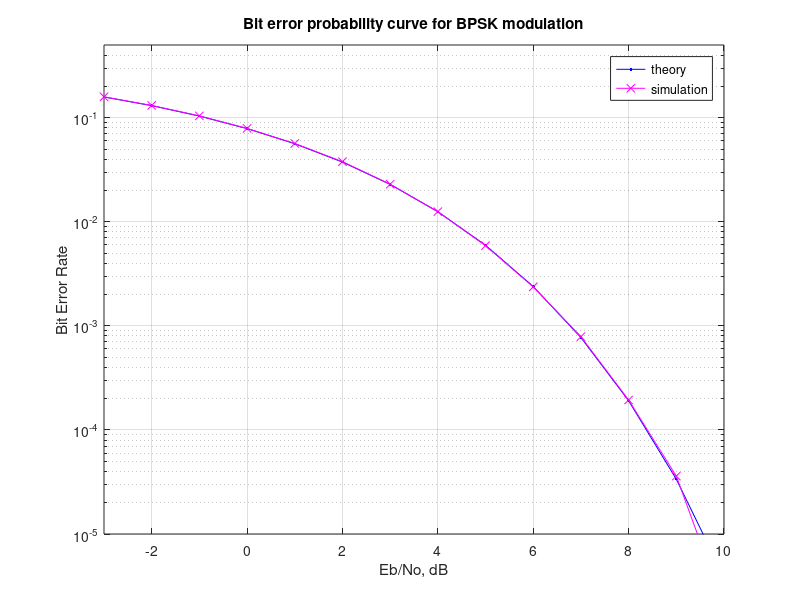

Recreate this plot in MATLAB.
N = 10^6 % number of bits or symbols

% Transmitter
ip = rand(1,N)>0.5; % generating 0,1 with equal probability
s = 2*ip-1; % BPSK modulation 0 -> -1; 1 -> 1 
n = 1/sqrt(2)*[randn(1,N) + j*randn(1,N)]; % white gaussian noise, 0dB variance 
SNR = [-3:10]; % multiple Eb/N0 values

for i = 1:length(SNR)
   % Noise addition
   y = s + 10^(-SNR(i)/20)*n; % additive white gaussian noise

   % receiver - hard decision decoding
   ipHat = real(y)>0;

   % counting the errors
   nErr(i) = size(find([ip- ipHat]),2);

end

simBer = nErr/N; % simulated ber
theoryBer = 0.5*erfc(sqrt(10.^(SNR/10))); % theoretical ber

% plot
close all
figure
semilogy(SNR,theoryBer,'b.-');
hold on
semilogy(SNR,simBer,'mx-');
hold on
% semilogy(SNR,y/N,'s');
axis([-3 10 10^-5 0.5])
grid on
legend('theory', 'simulation');
xlabel('Eb/No, dB');
ylabel('Bit Error Rate');
title('Bit error probability curve for BPSK modulation');
